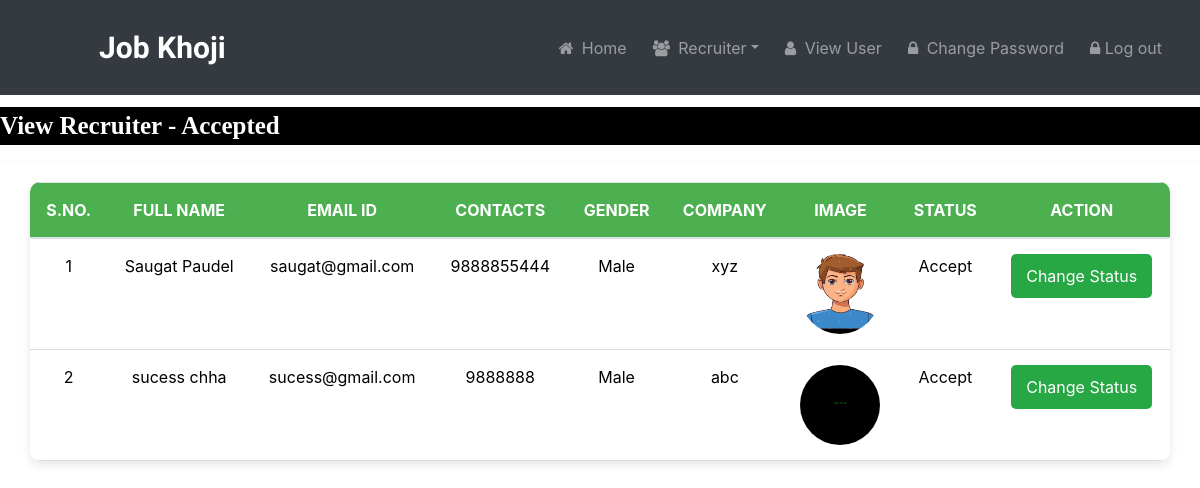
Before: /recruiter_accepted (signed in) with the older database file.
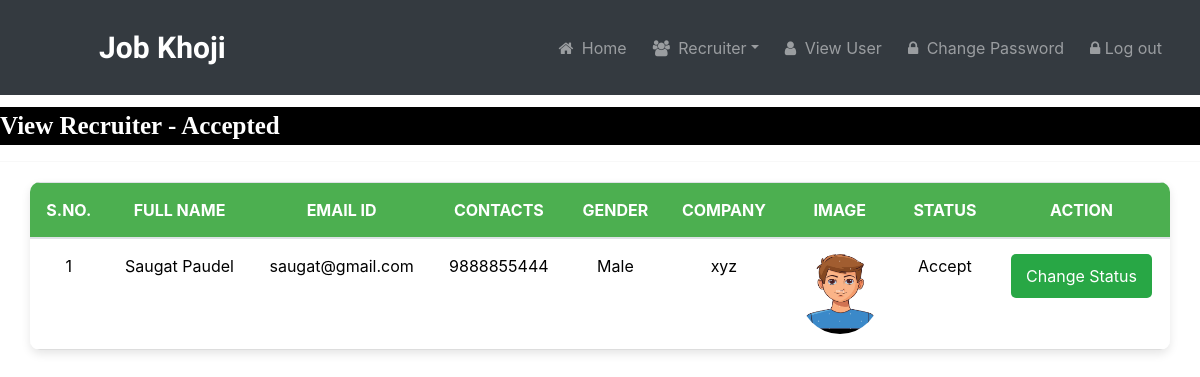
After: the same page with the newer database file.
### job/models.py (models this page shows, shortened)
class Recruiter(models.Model):
    user = models.ForeignKey(User,on_delete=models.CASCADE)
    mobile = models.CharField(max_length=15,null=True)
    image = models.FileField(null=True)
    gender = models.CharField(max_length=10,null=True)
    company =  models.CharField(max_length=100,null=True)
    type = models.CharField(max_length=15,null=True)
    status = models.CharField(max_length=20,null=True)

### job/views.py (the view)
# urls.py: path('recruiter_accepted', recruiter_accepted , name="recruiter_accepted"),
def recruiter_accepted(request):
    if not request.user.is_authenticated:
       return redirect('admin_login')
    data = Recruiter.objects.filter(status='Accept')
    d= {'data':data}
    return render(request,'recruiter_accepted.html',d)

### job/templates/recruiter_accepted.html (shortened to what this page needs)
{% load static %}
{% block body %}
{% include 'admin_navigation.html' %}
<marquee style="font-family: 'Monotype Corsiva'; font-size: 25px; color: white; background-color: black; font-weight: bold; margin-top: 1%;">
    View Recruiter - Accepted
</marquee>
<hr>
<table class="table table-hover container" id="example">
    <thead>
        <tr>
            <th>S.No.</th>
            <th>Full Name</th>
            <th>Email ID</th>
            <th>Contacts</th>
            <th>Gender</th>
            <th>Company</th>
            <th>Image</th>
            <th>Status</th>
            <th>Action</th>
        </tr>
    </thead>
    <tbody>
        {% for i in data %}
        <tr>
            <td>{{ forloop.counter }}</td>
            <td>{{ i.user.first_name }} {{ i.user.last_name }}</td>
            <td>{{ i.user.username }}</td>
            <td>{{ i.mobile }}</td>
            <td>{{ i.gender }}</td>
            <td>{{ i.company }}</td>
            <td>
                <img src="{{ i.image }}" alt="Profile Image">
            </td>
            <td>{{ i.status }}</td>
            <td>
                <a href="{% url 'change_status' i.id %}" class="btn btn-success">Change Status</a>
            </td>
        </tr>
        {% endfor %}
    </tbody>
</table>
{% endblock %}

### job/templates/admin_navigation.html (shortened to what this page needs)
<!DOCTYPE html>
<html lang="en">
  <head>
    {% load static %}
    <link
      href="https://cdn.jsdelivr.net/npm/bootstrap@5.3.3/dist/css/bootstrap.min.css"
      rel="stylesheet"
    />
    <link
      rel="stylesheet"
      href="https://cdnjs.cloudflare.com/ajax/libs/font-awesome/4.7.0/css/font-awesome.min.css"
    />
    <link
      rel="stylesheet"
      href="https://cdnjs.cloudflare.com/ajax/libs/font-awesome/4.7.0/css/font-awesome.min.css"
    />
    <link
      rel="stylesheet"
      href="https://cdn.jsdelivr.net/npm/bootstrap@4.6.2/dist/css/bootstrap.min.css"
    />
    <link
      rel="stylesheet"
      href="https://cdnjs.cloudflare.com/ajax/libs/font-awesome/4.7.0/css/font-awesome.min.css"
    />
    <link
      rel="stylesheet"
      href="https://cdn.datatables.net/2.1.6/css/dataTables.dataTables.css"
    />
    <link
      rel="stylesheet"
      href="https://cdn.datatables.net/buttons/3.1.2/css/buttons.dataTables.css"
    />
  </head>
  <body>
    <nav class="navbar navbar-expand-lg navbar-dark bg-dark" id="nav_content">
      <div class="col-sm-3" id="nav_head">
        <a class="navbar-brand text-white pl-5 mx-3" id="nav_title"
          >Job Khoji</a
        >
      </div>
      <div class="collapse navbar-collapse" id="navbarNav">
        <ul class="navbar-nav">
          <li class="nav-item">
            <a class="nav-link" href="{% url 'admin_home' %}"
              ><i class="fa fa-home mr-1"></i> Home</a
            >
          </li>
          <li class="nav-item dropdown">
            <a
              class="nav-link dropdown-toggle"
              href="#"
              data-bs-toggle="dropdown"
              aria-expanded="false"
              ><i class="fa fa-users mr-1"></i> Recruiter</a
            >
          </li>
          <li class="nav-item">
            <a class="nav-link" href="{% url 'view_users' %}"
              ><i class="fa fa-user mr-1"></i> View User</a
            >
          </li>
          <li class="nav-item">
            <a class="nav-link" href="{% url 'change_passwordadmin' %}"
              ><i class="fa fa-lock mr-1"></i> Change Password</a
            >
          </li>
          <li class="nav-item">
            <a class="nav-link" href="{% url 'Logout' %}"
              ><i class="fa fa-lock" aria-hidden="true"></i> Log out</a
            >
          </li>
        </ul>
      </div>
    </nav>
</body>
</html>

### job/templates/admin_navigation.html (style rules this page uses)
#nav_content { display: flex; justify-content: space-between; align-items: center; padding: 20px; position: sticky; top: 0; z-index: 1000; cursor: pointer; }
.nav-link { color: white; margin-right: 10px; }
.navbar { background-color: rgb( 82, 23, 220 ); }
#nav_title { font-family: "Sofadi One", cursive; color: white; font-weight: bold; font-size: 30px; }
#navbarNav { flex-direction: row; justify-content: flex-end; }

### job/templates/recruiter_accepted.html (style rules this page uses)
.table { width: 100%; margin-top: 20px; border-collapse: collapse; border-radius: 10px; overflow: hidden; box-shadow: 0 4px 10px rgba(0, 0, 0, 0.1); }
.table th, .table td { padding: 15px; text-align: center; border-bottom: 1px solid #dddddd; }
.table th { background-color: #4CAF50; color: white; font-weight: bold; text-transform: uppercase; }
.table tbody tr { background-color: #f9f9f9; transition: background-color 0.3s; }
.table img { width: 80px; height: 80px; border-radius: 50%; }
.btn-success { background-color: #28a745; border: none; color: white; padding: 10px 15px; text-align: center; text-decoration: none; display: inline-block; border-radius: 5px; transition: background-color 0.3s; }

Changed rows visible on the page:
no longer on this page (row edited): Recruiter: user.first_name "sucess", user.last_name "chha", user.username "sucess@gmail.com", mobile "9888888", gender "Male", company "abc", image (picture), status "Accept"
